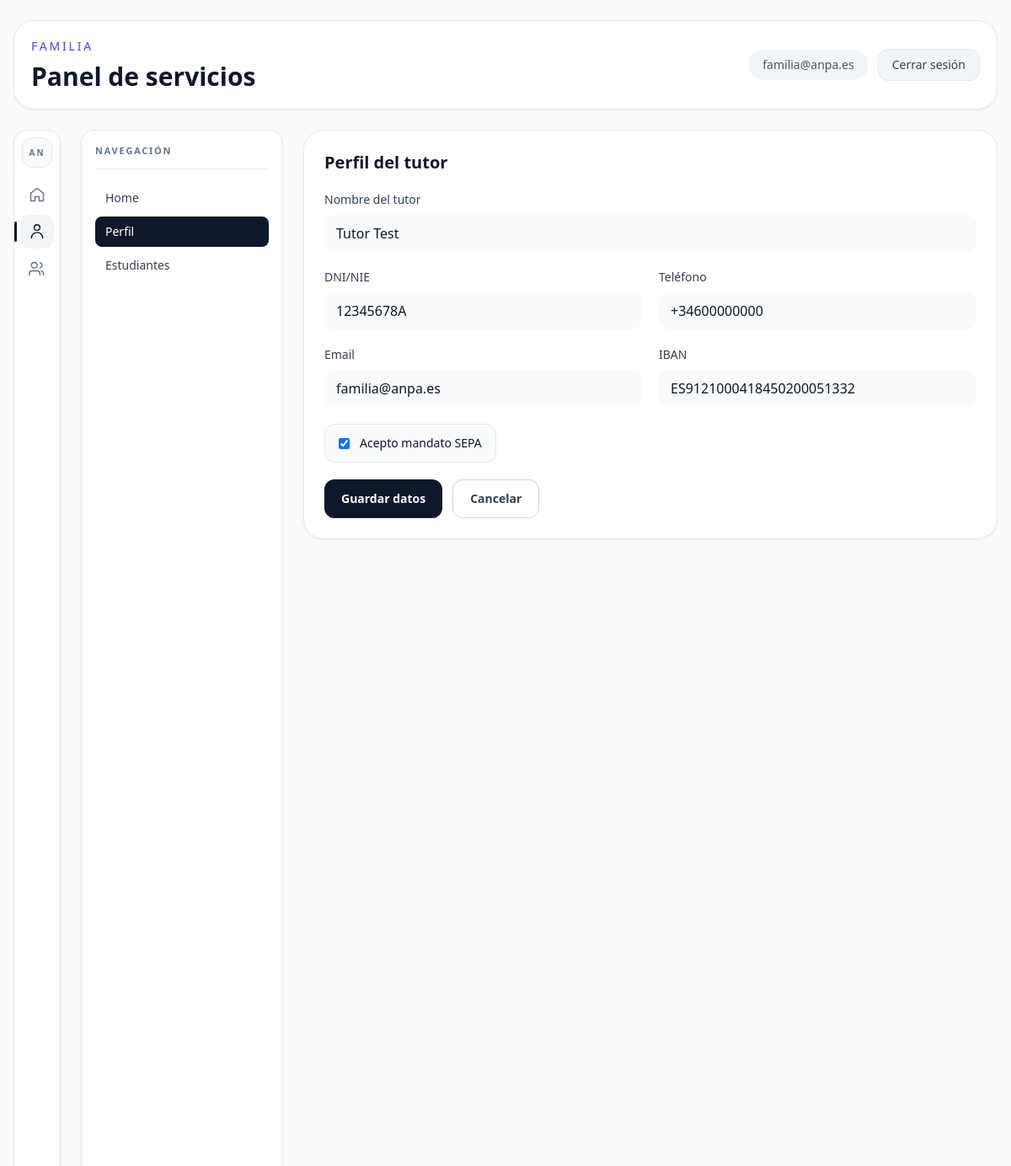
The page /dashboard?section=perfil&edit_profile=1 (signed in) on the database its author committed.
### src/database.py (models this page shows)
class User(SQLModel, table=True):
    id: Optional[int] = Field(default=None, primary_key=True)
    email: str = Field(index=True, unique=True, nullable=False)
    hashed_password: str = Field(nullable=False)
    role: str = Field(default="familia", nullable=False)
    is_active: bool = Field(default=True, nullable=False)

class FamilyProfile(SQLModel, table=True):
    id: Optional[int] = Field(default=None, primary_key=True)
    user_id: int = Field(foreign_key="user.id", unique=True, nullable=False)
    parent_name: str = Field(nullable=False)
    dni_nie: str = Field(nullable=False)
    phone: str = Field(nullable=False)
    email: str = Field(nullable=False)
    iban: str = Field(nullable=False)
    sepa_accepted: bool = Field(default=False, nullable=False)

### src/app.py (the view)
@app.get("/dashboard", response_class=HTMLResponse)
async def dashboard_page(
    request: Request,
    session: Session = Depends(get_session),
    section: str = "home",
    edit_profile: bool = False,
    edit_student_id: int | None = None,
):
    try:
        user = await require_user(request, session)
    except HTTPException:
        return RedirectResponse(url="/login", status_code=status.HTTP_302_FOUND)
    if user.role != "familia":
        return RedirectResponse(url="/admin", status_code=status.HTTP_302_FOUND)
    allowed_sections = {"home", "perfil", "estudiantes"}
    active_section = section if section in allowed_sections else "home"
    editing_student: Student | None = None
    if active_section == "estudiantes" and edit_student_id is not None:
        profile = _get_family_profile(session, user.id)
        if profile:
            editing_student = _get_owned_student(session, profile.id, edit_student_id)
    context = _build_family_dashboard_context(
        session,
        user,
        active_section=active_section,
        profile_edit_mode=edit_profile,
        editing_student=editing_student,
    )
    return templates.TemplateResponse(request, "dashboard.html", context)

### templates/dashboard.html (shortened to what this page needs)
<!DOCTYPE html>
<html lang="es">
  <head>
    <script src="https://cdn.tailwindcss.com"></script>
  </head>
  <body class="bg-slate-50 min-h-screen text-slate-900">
    <div class="mx-auto max-w-[1400px] px-4 py-6">
      <header class="mb-6 flex flex-col gap-4 rounded-3xl border border-slate-200 bg-white p-5 shadow-sm md:flex-row md:items-center md:justify-between">
        <div>
          <p class="text-sm uppercase tracking-[0.2em] text-indigo-600">Familia</p>
          <h1 class="mt-2 text-3xl font-bold">Panel de servicios</h1>
        </div>
        <div class="flex items-center gap-3">
          <div class="rounded-2xl bg-slate-100 px-4 py-2 text-sm text-slate-600">{{ user.email }}</div>
          <form method="post" action="/logout">
            <button type="submit" class="rounded-xl border border-slate-200 bg-slate-100 px-4 py-2 text-sm font-medium text-slate-700 hover:bg-slate-200">Cerrar sesión</button>
          </form>
        </div>
      </header>
      <div class="flex items-stretch gap-4 lg:gap-6">
        <aside class="w-14 shrink-0 border border-slate-200 bg-white p-2 shadow-sm lg:sticky lg:top-4 lg:h-[calc(100vh-2rem)] lg:rounded-2xl">
          <div class="flex h-full flex-col items-center justify-between gap-4">
            <div class="flex w-full flex-col items-center gap-3">
              <div class="flex h-9 w-9 items-center justify-center rounded-xl border border-slate-200 bg-slate-50 text-[10px] font-bold uppercase tracking-[0.2em] text-slate-500">AN</div>
              <nav class="flex w-full flex-col items-center gap-1">
                <button type="button" data-activity-button data-section="home" data-url="/dashboard?section=home" class="activity-btn {% if active_section == 'home' %}activity-btn-active{% else %}activity-btn-inactive{% endif %} flex h-10 w-10 items-center justify-center rounded-xl transition-all duration-150" title="Home">
                  <svg xmlns="http://www.w3.org/2000/svg" class="h-5 w-5" viewBox="0 0 24 24" fill="none" stroke="currentColor" stroke-width="1.7">
                    <path stroke-linecap="round" stroke-linejoin="round" d="m3 10 9-7 9 7v10a1 1 0 0 1-1 1h-5v-6H9v6H4a1 1 0 0 1-1-1V10Z" />
                  </svg>
                </button>
                <button type="button" data-activity-button data-section="perfil" data-url="/dashboard?section=perfil" class="activity-btn {% if active_section == 'perfil' %}activity-btn-active{% else %}activity-btn-inactive{% endif %} flex h-10 w-10 items-center justify-center rounded-xl transition-all duration-150" title="Perfil">
                  <svg xmlns="http://www.w3.org/2000/svg" class="h-5 w-5" viewBox="0 0 24 24" fill="none" stroke="currentColor" stroke-width="1.7">
                    <path stroke-linecap="round" stroke-linejoin="round" d="M20 21a8 8 0 1 0-16 0m8-11a4 4 0 1 0 0-8 4 4 0 0 0 0 8Z" />
                  </svg>
                </button>
                <button type="button" data-activity-button data-section="estudiantes" data-url="/dashboard?section=estudiantes" class="activity-btn {% if active_section == 'estudiantes' %}activity-btn-active{% else %}activity-btn-inactive{% endif %} flex h-10 w-10 items-center justify-center rounded-xl transition-all duration-150" title="Estudiantes">
                  <svg xmlns="http://www.w3.org/2000/svg" class="h-5 w-5" viewBox="0 0 24 24" fill="none" stroke="currentColor" stroke-width="1.7">
                    <path stroke-linecap="round" stroke-linejoin="round" d="M16 21v-2a4 4 0 0 0-4-4H5a4 4 0 0 0-4 4v2m20 0v-2a4 4 0 0 0-3-3.87M16 3.13a4 4 0 0 1 0 7.75M12 7a4 4 0 1 1-8 0 4 4 0 0 1 8 0Z" />
                  </svg>
                </button>
              </nav>
            </div>
          </div>
        </aside>
        <aside id="sidebarPanel" class="sidebar-panel hidden shrink-0 border border-slate-200 bg-white p-4 shadow-sm lg:sticky lg:top-4 lg:block lg:h-[calc(100vh-2rem)] lg:rounded-2xl">
          <div class="flex h-full flex-col">
            <div class="mb-4 border-b border-slate-200 pb-3">
              <p class="text-[11px] font-semibold uppercase tracking-[0.16em] text-slate-500">Navegación</p>
            </div>
            <nav class="space-y-1 text-sm">
              <a href="/dashboard?section=home" class="block rounded-lg px-3 py-2 font-medium {% if active_section == 'home' %}bg-slate-900 text-white{% else %}text-slate-700 hover:bg-slate-100{% endif %}">Home</a>
              <a href="/dashboard?section=perfil" class="block rounded-lg px-3 py-2 font-medium {% if active_section == 'perfil' %}bg-slate-900 text-white{% else %}text-slate-700 hover:bg-slate-100{% endif %}">Perfil</a>
              <a href="/dashboard?section=estudiantes" class="block rounded-lg px-3 py-2 font-medium {% if active_section == 'estudiantes' %}bg-slate-900 text-white{% else %}text-slate-700 hover:bg-slate-100{% endif %}">Estudiantes</a>
            </nav>
          </div>
        </aside>
        <section class="min-w-0 flex-1 space-y-6 min-h-[70vh]">
          {% if active_section == 'perfil' %}
          <div class="rounded-3xl border border-slate-200 bg-white p-6 shadow-sm">
            <div class="mb-5 flex items-center justify-between gap-3">
              <h2 class="text-xl font-semibold">Perfil del tutor</h2>
            </div>
            {% if profile_saved and not profile_edit_mode %}
            <dl class="grid gap-4 md:grid-cols-2">
              <div class="rounded-xl border border-slate-200 bg-slate-50 px-4 py-3"><dt class="text-xs uppercase tracking-wide text-slate-500">Nombre</dt><dd class="mt-1 font-medium">{{ profile.parent_name }}</dd></div>
              <div class="rounded-xl border border-slate-200 bg-slate-50 px-4 py-3"><dt class="text-xs uppercase tracking-wide text-slate-500">DNI/NIE</dt><dd class="mt-1 font-medium">{{ profile.dni_nie }}</dd></div>
              <div class="rounded-xl border border-slate-200 bg-slate-50 px-4 py-3"><dt class="text-xs uppercase tracking-wide text-slate-500">Teléfono</dt><dd class="mt-1 font-medium">{{ profile.phone }}</dd></div>
              <div class="rounded-xl border border-slate-200 bg-slate-50 px-4 py-3"><dt class="text-xs uppercase tracking-wide text-slate-500">Email</dt><dd class="mt-1 font-medium">{{ profile.email }}</dd></div>
              <div class="rounded-xl border border-slate-200 bg-slate-50 px-4 py-3 md:col-span-2"><dt class="text-xs uppercase tracking-wide text-slate-500">IBAN</dt><dd class="mt-1 font-medium">{{ profile.iban }}</dd></div>
            </dl>
            {% else %}
            <form method="post" action="/dashboard/profile" class="grid gap-5 md:grid-cols-2">
              <div class="md:col-span-2"><label class="mb-2 block text-sm font-medium text-slate-700">Nombre del tutor</label><input name="parent_name" value="{{ profile.parent_name if profile else '' }}" required class="w-full rounded-xl {% if form_errors and form_errors.parent_name %}border-red-300 bg-red-50{% else %}border-slate-300 bg-slate-50{% endif %} px-3.5 py-2.5" /></div>
              <div><label class="mb-2 block text-sm font-medium text-slate-700">DNI/NIE</label><input name="dni_nie" value="{{ profile.dni_nie if profile else '' }}" required class="w-full rounded-xl {% if form_errors and form_errors.dni_nie %}border-red-300 bg-red-50{% else %}border-slate-300 bg-slate-50{% endif %} px-3.5 py-2.5" /></div>
              <div><label class="mb-2 block text-sm font-medium text-slate-700">Teléfono</label><input name="phone" value="{{ profile.phone if profile else '' }}" required class="w-full rounded-xl {% if form_errors and form_errors.phone %}border-red-300 bg-red-50{% else %}border-slate-300 bg-slate-50{% endif %} px-3.5 py-2.5" /></div>
              <div><label class="mb-2 block text-sm font-medium text-slate-700">Email</label><input type="email" name="email" value="{{ profile.email if profile else user.email }}" required class="w-full rounded-xl {% if form_errors and form_errors.email %}border-red-300 bg-red-50{% else %}border-slate-300 bg-slate-50{% endif %} px-3.5 py-2.5" /></div>
              <div><label class="mb-2 block text-sm font-medium text-slate-700">IBAN</label><input name="iban" value="{{ profile.iban if profile else '' }}" required class="w-full rounded-xl {% if form_errors and form_errors.iban %}border-red-300 bg-red-50{% else %}border-slate-300 bg-slate-50{% endif %} px-3.5 py-2.5" /></div>
              <div class="flex items-end"><label class="flex items-center gap-3 rounded-xl border border-slate-200 bg-slate-50 px-4 py-3 text-sm"><input type="checkbox" name="sepa_accepted" required {% if profile and profile.sepa_accepted %}checked{% endif %} /> <span>Acepto mandato SEPA</span></label></div>
              <div class="md:col-span-2 flex gap-3"><button type="submit" class="rounded-xl bg-slate-900 px-5 py-3 text-sm font-semibold text-white hover:bg-slate-800">Guardar datos</button>{% if profile_saved %}<a href="/dashboard?section=perfil" class="rounded-xl border border-slate-300 bg-white px-5 py-3 text-sm font-semibold text-slate-700 hover:bg-slate-100">Cancelar</a>{% endif %}</div>
            </form>
            {% endif %}
          </div>
          {% endif %}
        </section>
      </div>
    </div>
  </body>
</html>

### templates/dashboard.html (style rules this page uses)
.activity-btn { position: relative; color: #64748b; }
.activity-btn::before { content: ""; position: absolute; left: -7px; top: 50%; width: 3px; height: 24px; border-radius: 9999px; background: transparent; transform: translateY(-50%); }
.activity-btn-active { background: #f1f5f9; color: #0f172a; }
.activity-btn-active::before { background: #0f172a; }
.sidebar-panel { width: 240px; transition: width 0.2s ease-in-out, margin-left 0.2s ease-in-out, opacity 0.2s ease-in-out, padding 0.2s ease-in-out; overflow: hidden; white-space: nowrap; }

### rows shown on the page
User: email "familia@anpa.es"
FamilyProfile: parent_name "Tutor Test", dni_nie "12345678A", phone "+34600000000", email "familia@anpa.es", iban "ES9121000418450200051332", sepa_accepted "☑"
